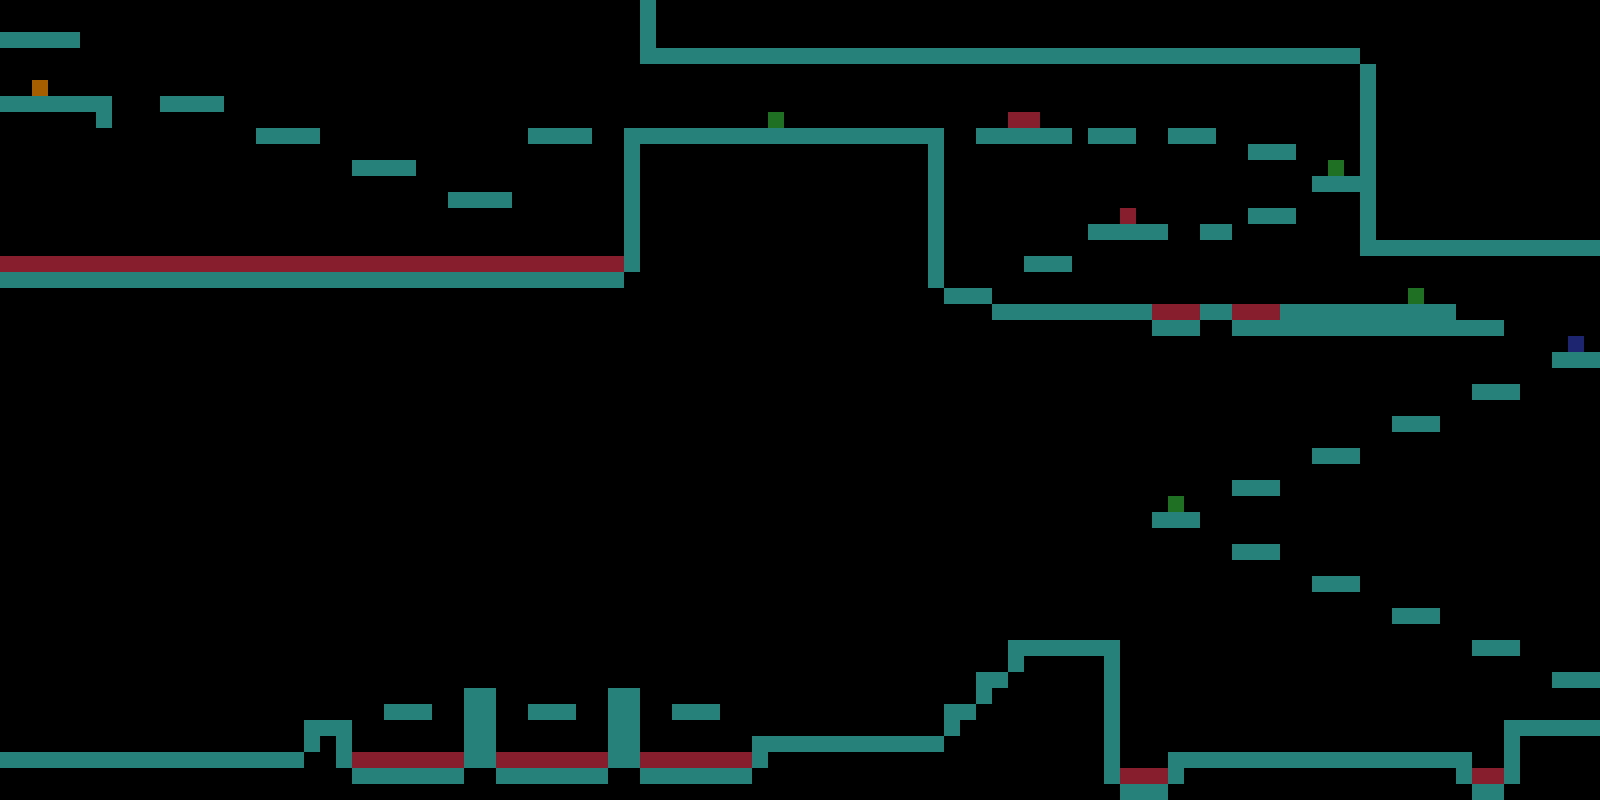

A level layout from a 2D game, rendered from its tile map. Below: a short description, then the map file with tile-grid data replaced by summaries:
An orthogonal 100x50 tile map with 16x16 px tiles, 1 tile layer (Colliders), 5 hidden layers not drawn, 2 tilesets.

<map version="1.4" tiledversion="1.4.2" orientation="orthogonal" renderorder="right-down" width="100" height="50" tilewidth="16" tileheight="16" infinite="0" nextlayerid="14" nextobjectid="1">
 <editorsettings>
  <export target="Level1.tmx" format="tmx" />
 </editorsettings>
 <tileset firstgid="1" name="def_tileset" tilewidth="16" tileheight="16" tilecount="2508" columns="44">
  <image source="def_tileset.png" width="704" height="912" />
 </tileset>
 <tileset firstgid="2509" name="colliders" tilewidth="16" tileheight="16" tilecount="7" columns="7">
  <image source="colliders.png" width="112" height="16" />
 </tileset>
 <layer id="2" name="FONDO" width="100" height="50" visible="0">
  <properties>
   <property name="noDraw" type="bool" value="true" />
  </properties>
  <data>[5000 cells, 5000 non-empty, 4 distinct tile ids]</data>
 </layer>
 <layer id="7" name="calaveras" width="100" height="50" visible="0">
  <properties>
   <property name="noDraw" type="bool" value="true" />
  </properties>
  <data>[5000 cells, 75 non-empty, 3 distinct tile ids]</data>
 </layer>
 <layer id="3" name="Fondo 2" width="100" height="50" visible="0">
  <properties>
   <property name="noDraw" type="bool" value="true" />
  </properties>
  <data>[5000 cells, 4343 non-empty, 15 distinct tile ids]</data>
 </layer>
 <layer id="5" name="fondo3" width="100" height="50" visible="0">
  <properties>
   <property name="noDraw" type="bool" value="true" />
  </properties>
  <data>[5000 cells, 1884 non-empty, 8 distinct tile ids]</data>
 </layer>
 <layer id="1" name="Nivel" width="100" height="50" visible="0">
  <properties>
   <property name="noDraw" type="bool" value="true" />
  </properties>
  <data>[5000 cells, 1720 non-empty, 31 distinct tile ids]</data>
 </layer>
 <layer id="13" name="Colliders" width="100" height="50">
  <properties>
   <property name="noDraw" type="bool" value="false" />
  </properties>
  <data>[5000 cells, 579 non-empty, 9 distinct tile ids]</data>
 </layer>
</map>